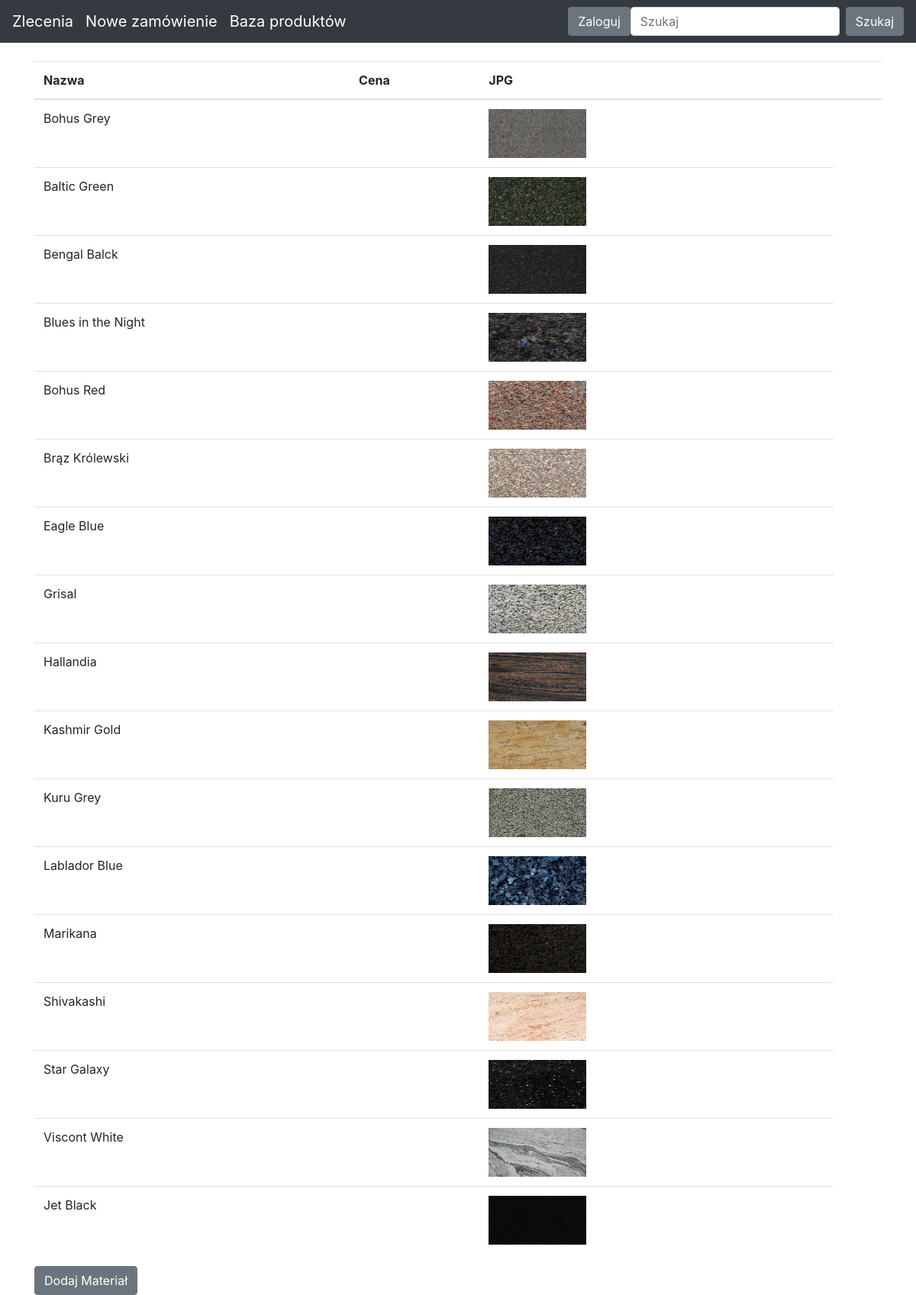
Page /baza/materials on the committed database.
### app/models.py (models this page shows)
class Material(db.Model):
    id = db.Column(db.Integer, primary_key=True)
    name = db.Column(db.String(80), nullable=False)
    price=db.Column(db.String(80), nullable=False)
    info=db.Column(db.Text)
    photo=db.Column(db.String(80))

### app/routes.py (the view)
@app.route("/baza/materials")
def material_list():
   all_materials = Material.query
   return render_template("materials.html", all_materials=all_materials)

### app/templates/materials.html (shortened to what this page needs)
{% extends "base.html" %}
{% block content %}
<table class="table">
   <thead>
     <tr>
       <th scope="col">Nazwa</th>
       <th scope="col">Cena</th>
       <th scope="col">JPG</th>
       <th scope="col"></th>
       <th scope="col"></th>
     </tr>
   </thead>
   <tbody>
       {% for material in all_materials %}
     <tr>
       <td>
           {{ material.name }}
       </td>
       <td>
       </td>
       <td>
         <img src= "{{url_for('static',filename= material.photo )}}"  width='128' height='64'>
       </td>
       <td>
       </td>
     </tr>
     {% endfor %}
   </tbody>
 </table>
 <a href="{{ url_for('add_mat') }}" class="btn btn-secondary my-2 my-sm-0" type="button">Dodaj Materiał</a>
{% endblock %}

### app/templates/base.html (shortened to what this page needs)
<!doctype html>
<html lang="en">
<head>
 <link rel="stylesheet" href="https://stackpath.bootstrapcdn.com/bootstrap/4.5.0/css/bootstrap.min.css"
>
</head>
<body>
 <nav class="navbar navbar-expand-md navbar-dark bg-dark fixed-top">
   <a class="navbar-brand" href="/">Zlecenia</a>
   <a class="navbar-brand" href="/new-order">Nowe zamówienie</a>
   <a class="navbar-brand" href="/baza">Baza produktów</a>
   <div class="collapse navbar-collapse" id="navbarsExampleDefault">
      {% if session.logged_in %}
       <form class="form-inline my-2 my-lg-0" action="{{ url_for('logout') }}" method="POST">
         <button class="btn btn-secondary my-2 my-sm-0" type="submit">Wyloguj</button>
       </form>
      {% else %}
       <a href="{{ url_for('login') }}" class="btn btn-secondary my-2 my-lg-0">Zaloguj</a>
      {% endif %}
     <form class="form-inline my-2 my-lg-0">
       <input class="form-control mr-sm-2" type="text" placeholder="Szukaj" aria-label="Szukaj">
       <button class="btn btn-secondary my-2 my-sm-0" type="submit">Szukaj</button>
     </form>
   </div>
 </nav>
 <main role="main" class="container">
   {% block content %}
   {% endblock %}
 </main>
</html>

### app/templates/base.html (style rules this page uses)
body { padding-top: 5rem; }

### rows in the picture
Material: name "Bohus Grey", photo (picture)
Material: name "Baltic Green", photo (picture)
Material: name "Bengal Balck", photo (picture)
Material: name "Blues in the Night", photo (picture)
Material: name "Bohus Red", photo (picture)
Material: name "Brąz Królewski", photo (picture)
Material: name "Eagle Blue", photo (picture)
Material: name "Grisal", photo (picture)
Material: name "Hallandia", photo (picture)
Material: name "Kashmir Gold", photo (picture)
Material: name "Kuru Grey", photo (picture)
Material: name "Lablador Blue", photo (picture)
Material: name "Marikana", photo (picture)
Material: name "Shivakashi", photo (picture)
Material: name "Star Galaxy", photo (picture)
Material: name "Viscont White", photo (picture)
Material: name "Jet Black", photo (picture)
